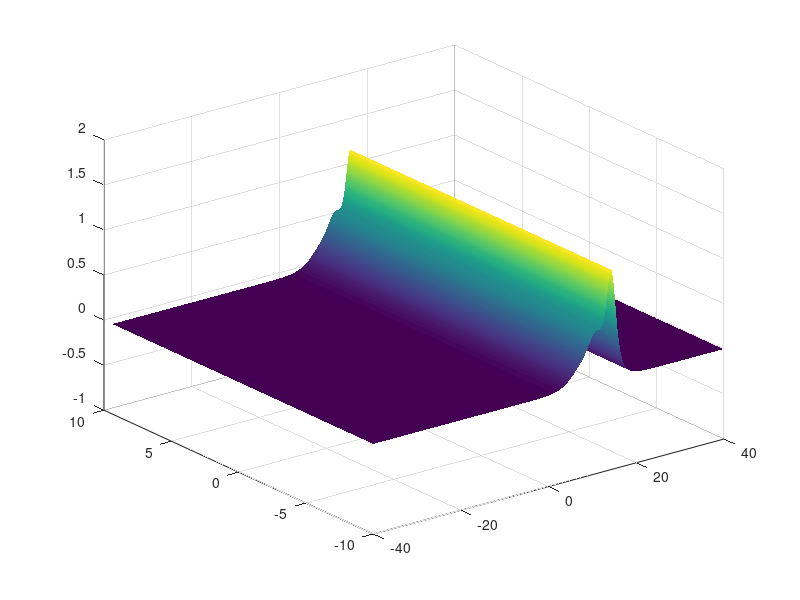

Reproduce this figure in MATLAB.
% Solve KP eq. (u_t + 6uu_x + epsilon^2 u_xxx)_x + lambda u_yy = 0
% on [-Lx,Lx] & [-Ly,Ly] by FFT in space with integrating factor 
% v = exp[-i(k^3*epsilon^2-lambda*l^2/k)t]*u_hat and RK4 in time

clear all;
close all;

% Set up grid and the initial data;

Nx = 2^9; Ny = 2^5; dt = 1.e-3;
Lx = 40; Ly = 10;
% lambda = -1;    % KP I
lambda = 1;     % KP II
o = 1.e-16; epsilon = 1;

x = (2*Lx/Nx)*(-Nx/2:Nx/2-1)';
y = (2*Ly/Ny)*(-Ny/2:Ny/2-1)';
[X,Y] = meshgrid(x,y);
k = (pi/Lx)*[0:Nx/2-1 0 -Nx/2+1:-1]';
l = (pi/Ly)*[0:Ny/2-1 0 -Ny/2+1:-1]';
[KX,KY] = meshgrid(k,l);
ik3 = 1i*(epsilon^2*KX.^3-lambda*KY.^2./(KX+1i*lambda*o));

% Choose IC

%% Set up soliton function
a =@(x,y) 1; q =@(x,y) 0;
u = @(theta,x,y,a) a(x,y).*(sech(sqrt(a(x,y)/12).*theta)).^2;
theta = @(x,y,a,q,x0,y0) ( (x-x0) + q(x,y).*(y-y0) );
IC = @(X,Y) u(theta(X,Y,a,q,10,0),X,Y,a);
u0 = IC(X,Y);

% 0.1 KdV soliton
% C = 1; u0 = 2*C^2*sech(C*X).^2;   % epsilon = 1;

% 0.2 cnidal wave
% m = 0.5;  % r_1 = 0; r_2 = m; r_3 = 1;
% [SN,CN,DN] = ellipj(X,m);   % epsilon = 1;
% u0 = -m+1+2*m*CN.^2;

% 1. IC1 (Klein)
% u0 = -sech(sqrt(X.^2+Y.^2)).^2;
% u0_hat = fft2(u0);
% w_hat = 1i*KX.*u0_hat;
% u0 = real(ifft2(w_hat));

% 2. Parabolic front IC
% mu = -1; 
% u0 = 0.5*(mu*tanh(10*(X+0.01*Y.^2/2))-mu*tanh(10*(X+30+0.01*Y.^2/2)));  

% 3. Cos front IC
% mu = -1;
% u0 = 0.5*(mu*tanh(10*(X-10-cos(pi*Y/Ly)))-mu*tanh(10*(X+10-0.01*cos(pi*Y/Ly))));  

u = u0;
v = fft2(u);

% Solve PDE and plot results:

tmax = 1; nmax = round(tmax/dt); nplt = floor((nmax/10));
for n = 1:nmax
    
    t = n*dt;
    fprintf('t = %.4f\n',t)
    g = -3*1i*dt*KX;
    E = exp(dt*ik3/2); E2 = E.^2;
    a = g.*fft2(real( ifft2(     v    ) ).^2);
    b = g.*fft2(real( ifft2(E.*(v+a/2)) ).^2);     % 4th-order
    c = g.*fft2(real( ifft2(E.*v + b/2) ).^2);     % Runge-Kutta
    d = g.*fft2(real( ifft2(E2.*v+E.*c) ).^2);
    v = E2.*v + (E2.*a + 2*E.*(b+c) + d)/6;

    vn = norm(v,inf);
    fprintf('norm = %.4f\n',vn)
    
    if mod(n,nplt) == 0
        u = real(ifft2(v));
        surf(X,Y,u);
        shading interp 
        axis([-Lx,Lx,-Ly,Ly,-1,1]);
        drawnow; pause(0.25);
    end

end

% Error for the one-soliton solution of the KdV
%   u = real(ifft2(v));
%   uexact = 2*C^2*sech(C*X-4*C^3*t).^2;
%   error = norm(u-uexact,inf);


u = real(ifft2(v));
surf(X,Y,u);
shading interp 
axis([-Lx,Lx,-Ly,Ly,-1,2]);






